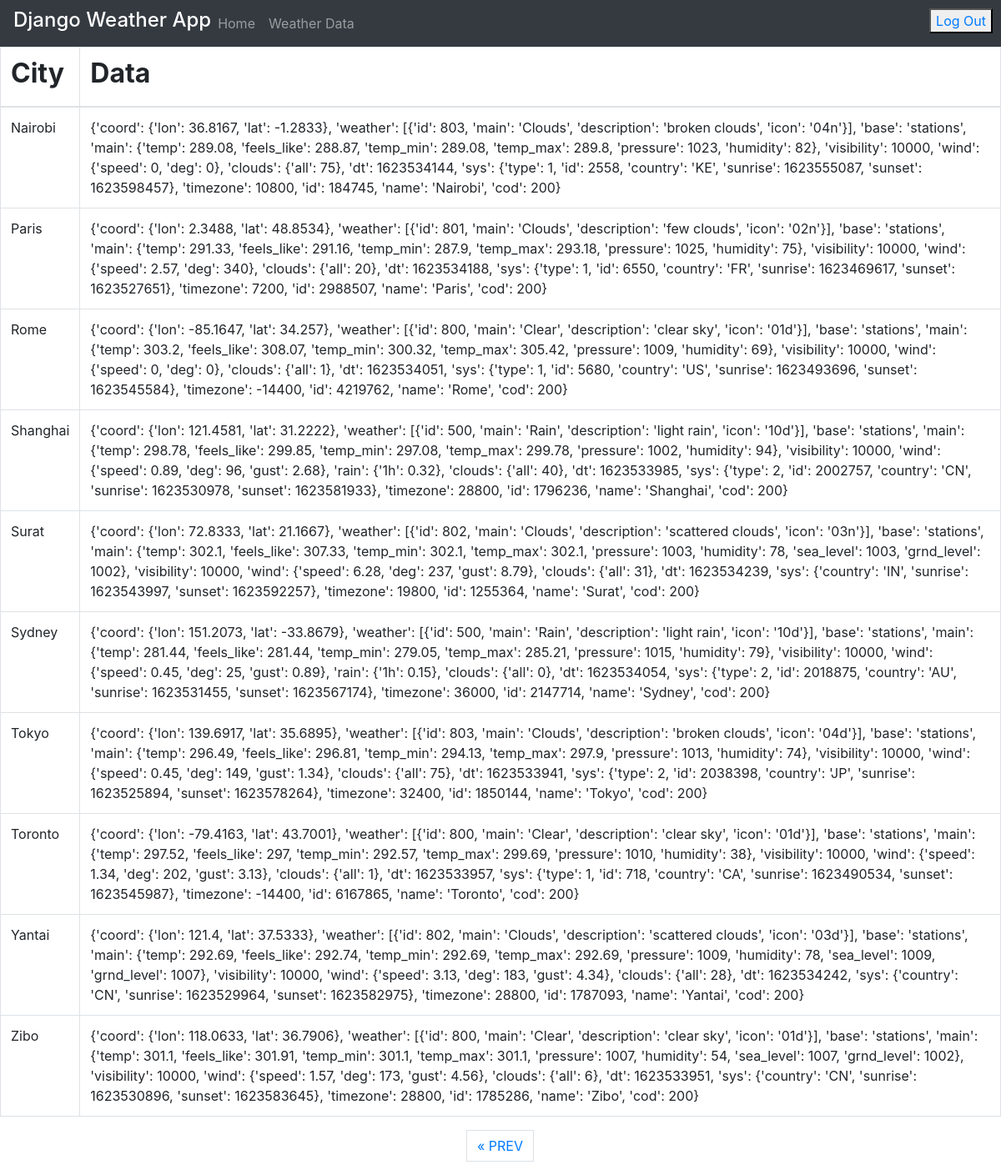
Page /list/?page=3 (signed in) on the committed database.
### core/models.py (models this page shows)
class WeatherData(models.Model):
    id = models.BigAutoField(primary_key=True)
    city_name = models.CharField(max_length=30)
    data = models.TextField()

### core/views.py (the view)
# urls.py: path("list/", login_required(views.index), name="weather"),
@login_required
def index(request):
    weather_data = WeatherData.objects.all()
    page = request.GET.get("page", 1)
    paginator = Paginator(weather_data, 10)
    try:
        users = paginator.page(page)
    except PageNotAnInteger:
        users = paginator.page(1)
    except EmptyPage:
        users = paginator.page(paginator.num_pages)
    return render(request, "weather.html", {"post_list": users})

### templates/weather.html (shortened to what this page needs)
{% extends 'base.html' %}
{% block content %}
<table class="table table-bordered">
  <thead>
    <tr>
      <th><h2><B>City</B></h2></th>
      <th><h2><B>Data</B></h2></th>
    </tr>
  </thead>
  <tbody>
    {% for user in post_list %}
      <tr>
        <td>{{ user.city_name }}</td>
        <td>{{ user.data }}</td>
      </tr>
    {% endfor %}
  </tbody>
</table>
{% if post_list.has_other_pages %}
  <ul class="pagination justify-content-center">
    {% if post_list.has_previous %}
    <li><a href="?page={{ post_list.previous_page_number }}" class="page-link">&laquo; PREV </a></li>
    {% endif %}
  </ul>
{% endif %}
{% endblock %}

### rows in the picture
WeatherData: city_name "Nairobi", data "{'coord': {'lon': 36.8167, 'lat': -1.2833}, 'weather': [{'id': 803, 'main': 'Clouds', 'description': 'broken clouds', 'icon': '04n'}], 'base': 'stations', 'main': {'temp': 289.08, 'feels_like': 288.87, 'temp_min': 289.08, 'temp_max': 289.8, 'pressure': 1023, 'humidity': 82}, 'visibility': 10000, 'wind': {'speed': 0, 'deg': 0}, 'clouds': {'all': 75}, 'dt': 1623534144, 'sys': {'type': 1, 'id': 2558, 'country': 'KE', 'sunrise': 1623555087, 'sunset': 1623598457}, 'timezone': 10800, 'id': 184745, 'name': 'Nairobi', 'cod': 200}"
WeatherData: city_name "Paris", data "{'coord': {'lon': 2.3488, 'lat': 48.8534}, 'weather': [{'id': 801, 'main': 'Clouds', 'description': 'few clouds', 'icon': '02n'}], 'base': 'stations', 'main': {'temp': 291.33, 'feels_like': 291.16, 'temp_min': 287.9, 'temp_max': 293.18, 'pressure': 1025, 'humidity': 75}, 'visibility': 10000, 'wind': {'speed': 2.57, 'deg': 340}, 'clouds': {'all': 20}, 'dt': 1623534188, 'sys': {'type': 1, 'id': 6550, 'country': 'FR', 'sunrise': 1623469617, 'sunset': 1623527651}, 'timezone': 7200, 'id': 2988507, 'name': 'Paris', 'cod': 200}"
WeatherData: city_name "Rome", data "{'coord': {'lon': -85.1647, 'lat': 34.257}, 'weather': [{'id': 800, 'main': 'Clear', 'description': 'clear sky', 'icon': '01d'}], 'base': 'stations', 'main': {'temp': 303.2, 'feels_like': 308.07, 'temp_min': 300.32, 'temp_max': 305.42, 'pressure': 1009, 'humidity': 69}, 'visibility': 10000, 'wind': {'speed': 0, 'deg': 0}, 'clouds': {'all': 1}, 'dt': 1623534051, 'sys': {'type': 1, 'id': 5680, 'country': 'US', 'sunrise': 1623493696, 'sunset': 1623545584}, 'timezone': -14400, 'id': 4219762, 'name': 'Rome', 'cod': 200}"
WeatherData: city_name "Shanghai", data "{'coord': {'lon': 121.4581, 'lat': 31.2222}, 'weather': [{'id': 500, 'main': 'Rain', 'description': 'light rain', 'icon': '10d'}], 'base': 'stations', 'main': {'temp': 298.78, 'feels_like': 299.85, 'temp_min': 297.08, 'temp_max': 299.78, 'pressure': 1002, 'humidity': 94}, 'visibility': 10000, 'wind': {'speed': 0.89, 'deg': 96, 'gust': 2.68}, 'rain': {'1h': 0.32}, 'clouds': {'all': 40}, 'dt': 1623533985, 'sys': {'type': 2, 'id': 2002757, 'country': 'CN', 'sunrise': 1623530978, 'sunset': 1623581933}, 'timezone': 28800, 'id': 1796236, 'name': 'Shanghai', 'cod': 200}"
WeatherData: city_name "Surat", data "{'coord': {'lon': 72.8333, 'lat': 21.1667}, 'weather': [{'id': 802, 'main': 'Clouds', 'description': 'scattered clouds', 'icon': '03n'}], 'base': 'stations', 'main': {'temp': 302.1, 'feels_like': 307.33, 'temp_min': 302.1, 'temp_max': 302.1, 'pressure': 1003, 'humidity': 78, 'sea_level': 1003, 'grnd_level': 1002}, 'visibility': 10000, 'wind': {'speed': 6.28, 'deg': 237, 'gust': 8.79}, 'clouds': {'all': 31}, 'dt': 1623534239, 'sys': {'country': 'IN', 'sunrise': 1623543997, 'sunset': 1623592257}, 'timezone': 19800, 'id': 1255364, 'name': 'Surat', 'cod': 200}"
WeatherData: city_name "Sydney", data "{'coord': {'lon': 151.2073, 'lat': -33.8679}, 'weather': [{'id': 500, 'main': 'Rain', 'description': 'light rain', 'icon': '10d'}], 'base': 'stations', 'main': {'temp': 281.44, 'feels_like': 281.44, 'temp_min': 279.05, 'temp_max': 285.21, 'pressure': 1015, 'humidity': 79}, 'visibility': 10000, 'wind': {'speed': 0.45, 'deg': 25, 'gust': 0.89}, 'rain': {'1h': 0.15}, 'clouds': {'all': 0}, 'dt': 1623534054, 'sys': {'type': 2, 'id': 2018875, 'country': 'AU', 'sunrise': 1623531455, 'sunset': 1623567174}, 'timezone': 36000, 'id': 2147714, 'name': 'Sydney', 'cod': 200}"
WeatherData: city_name "Tokyo", data "{'coord': {'lon': 139.6917, 'lat': 35.6895}, 'weather': [{'id': 803, 'main': 'Clouds', 'description': 'broken clouds', 'icon': '04d'}], 'base': 'stations', 'main': {'temp': 296.49, 'feels_like': 296.81, 'temp_min': 294.13, 'temp_max': 297.9, 'pressure': 1013, 'humidity': 74}, 'visibility': 10000, 'wind': {'speed': 0.45, 'deg': 149, 'gust': 1.34}, 'clouds': {'all': 75}, 'dt': 1623533941, 'sys': {'type': 2, 'id': 2038398, 'country': 'JP', 'sunrise': 1623525894, 'sunset': 1623578264}, 'timezone': 32400, 'id': 1850144, 'name': 'Tokyo', 'cod': 200}"
WeatherData: city_name "Toronto", data "{'coord': {'lon': -79.4163, 'lat': 43.7001}, 'weather': [{'id': 800, 'main': 'Clear', 'description': 'clear sky', 'icon': '01d'}], 'base': 'stations', 'main': {'temp': 297.52, 'feels_like': 297, 'temp_min': 292.57, 'temp_max': 299.69, 'pressure': 1010, 'humidity': 38}, 'visibility': 10000, 'wind': {'speed': 1.34, 'deg': 202, 'gust': 3.13}, 'clouds': {'all': 1}, 'dt': 1623533957, 'sys': {'type': 1, 'id': 718, 'country': 'CA', 'sunrise': 1623490534, 'sunset': 1623545987}, 'timezone': -14400, 'id': 6167865, 'name': 'Toronto', 'cod': 200}"
WeatherData: city_name "Yantai", data "{'coord': {'lon': 121.4, 'lat': 37.5333}, 'weather': [{'id': 802, 'main': 'Clouds', 'description': 'scattered clouds', 'icon': '03d'}], 'base': 'stations', 'main': {'temp': 292.69, 'feels_like': 292.74, 'temp_min': 292.69, 'temp_max': 292.69, 'pressure': 1009, 'humidity': 78, 'sea_level': 1009, 'grnd_level': 1007}, 'visibility': 10000, 'wind': {'speed': 3.13, 'deg': 183, 'gust': 4.34}, 'clouds': {'all': 28}, 'dt': 1623534242, 'sys': {'country': 'CN', 'sunrise': 1623529964, 'sunset': 1623582975}, 'timezone': 28800, 'id': 1787093, 'name': 'Yantai', 'cod': 200}"
WeatherData: city_name "Zibo", data "{'coord': {'lon': 118.0633, 'lat': 36.7906}, 'weather': [{'id': 800, 'main': 'Clear', 'description': 'clear sky', 'icon': '01d'}], 'base': 'stations', 'main': {'temp': 301.1, 'feels_like': 301.91, 'temp_min': 301.1, 'temp_max': 301.1, 'pressure': 1007, 'humidity': 54, 'sea_level': 1007, 'grnd_level': 1002}, 'visibility': 10000, 'wind': {'speed': 1.57, 'deg': 173, 'gust': 4.56}, 'clouds': {'all': 6}, 'dt': 1623533951, 'sys': {'country': 'CN', 'sunrise': 1623530896, 'sunset': 1623583645}, 'timezone': 28800, 'id': 1785286, 'name': 'Zibo', 'cod': 200}"
